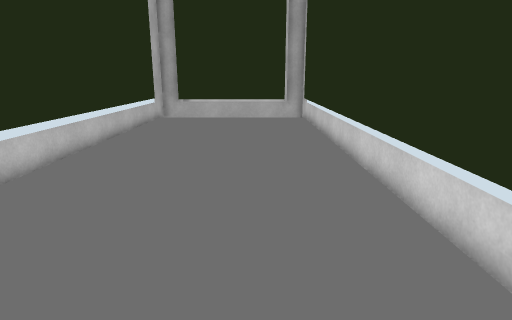
[1] (above)

13 first-person views from a walk through a scene from a Unity 3-D project. The camera is 1.4 m above the floor, tilts 14° down and sees 75° across. The floor is counted in squares, 0.5 m on a side. Each view is taken from the middle of a square. On the plan, view 1 faces up. The plan holds only what a view shows up to about 20 squares ahead; the rest is blank. The place goes on beyond the plan.

[2]
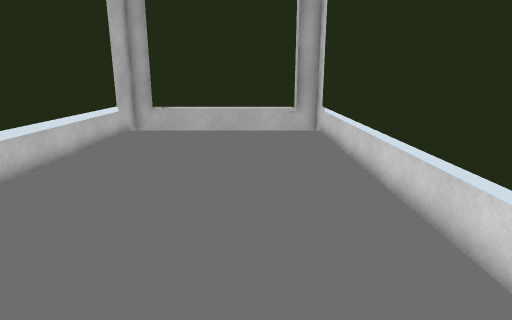

[3]
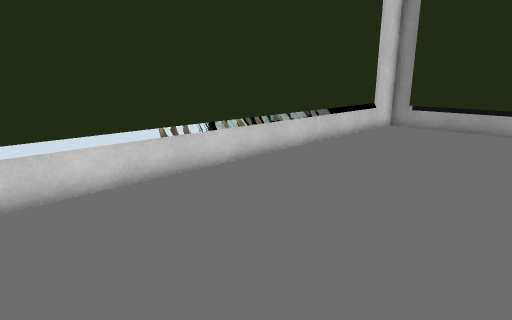

[4]
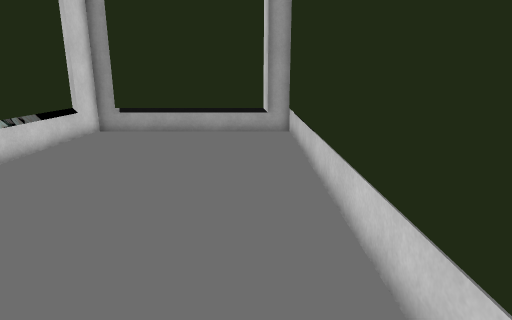

[5]
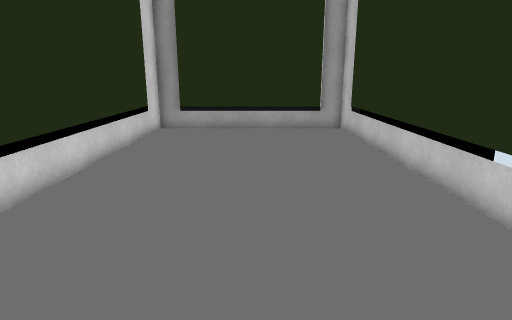

[6]
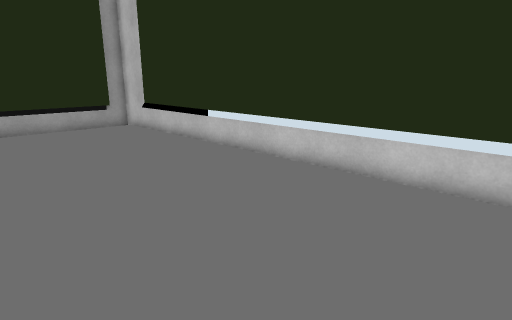

[7]
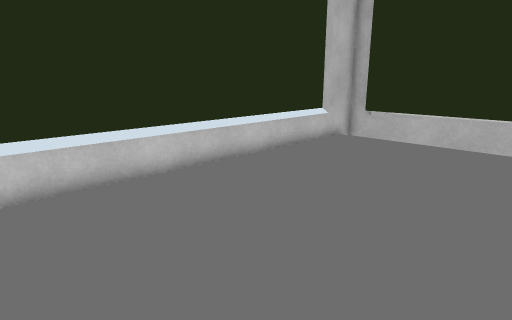

[8]
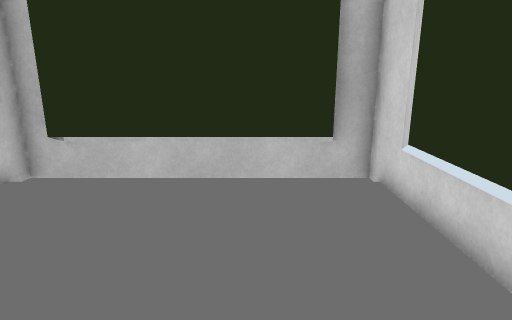

[9]
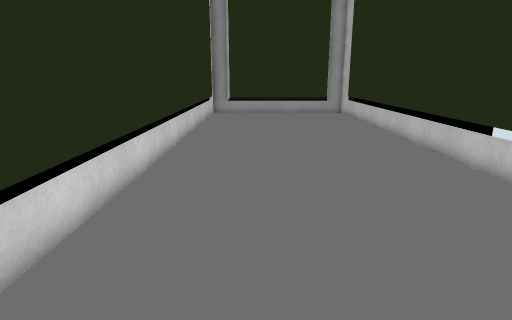

[10]
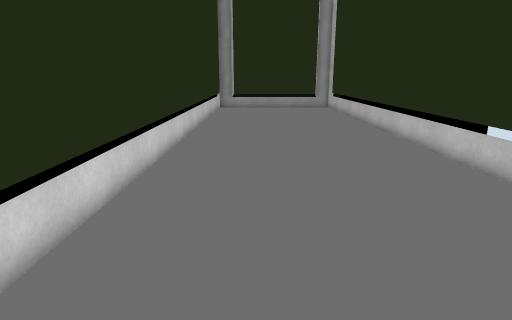

[11]
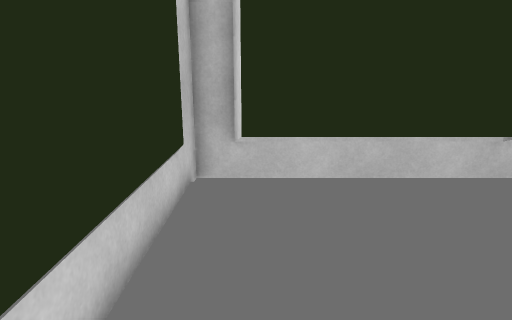

[12]
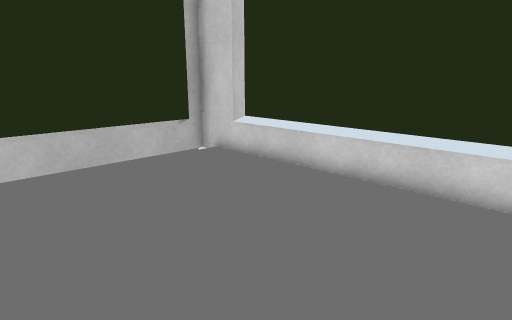

[13]
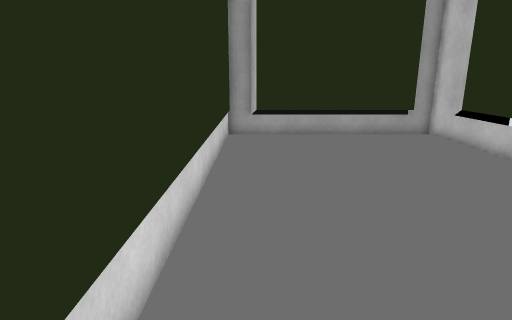

### Floor plan
Key: @ floor where view 1 was taken; # wall or solid block; x gap in a wall; . floor; = window, fence, low wall or low ledge; ^ raised ledge; v drop or lower ground.
Columns run from 7 left of view 1 to 4 right of it. Each row starts with its distance up from view 1.
 26  #=======#
 25 ##v    v###
 24 ##^^^^^^^^#
 23 #.       x#
 22 #.........#
 21 =#........#
 20 =#........#
 19  #........#
 18  #........#
 17  #........#
 16  #........#
 15  #........#
 14  #........#
 13  #........#
 12  #........#
 11  #........#
 10  #........#
  9  #........#
  8  #........#
  7  #........#
  6  #........#
  5  #........#
  4  #........#
  3  #........#
  2  #........#
  1  #........#
  0  #.....@..#
 -1  #........#
 -2  #........#
 -3  #........#
 -4  #........#
 -5  #........#
 -6  #........#
 -7 =#........#
 -8 ##........#
 -9 #.........#
-10 #.#######x##
-11 ##^^^^^^^vv#
-12  #########v

Positions as (right, up) in squares from view 1, and headings:
1: (0, 0), facing up
2: (0, 6), facing up
3: (-5, 9), facing down-right
4: (-5, 7), facing down
5: (-2, 8), facing down
6: (2, 9), facing down-left
7: (2, 9), facing up-left
8: (0, 15), facing up
9: (0, 16), facing down
10: (0, 21), facing down
11: (-5, 15), facing up
12: (-5, 13), facing up-right
13: (2, 6), facing down
